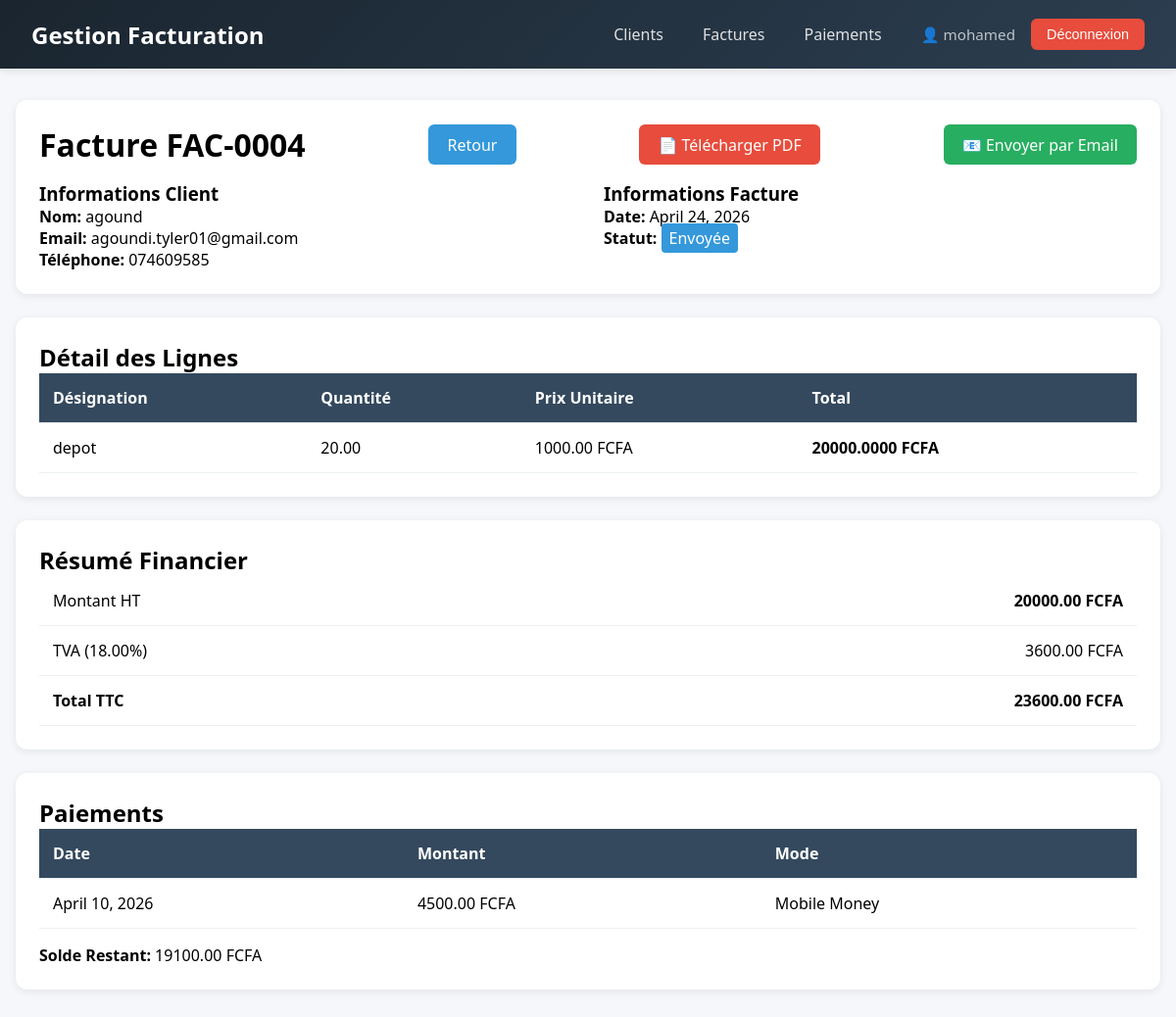
Page /factures/4/ (signed in) on the earlier database version.
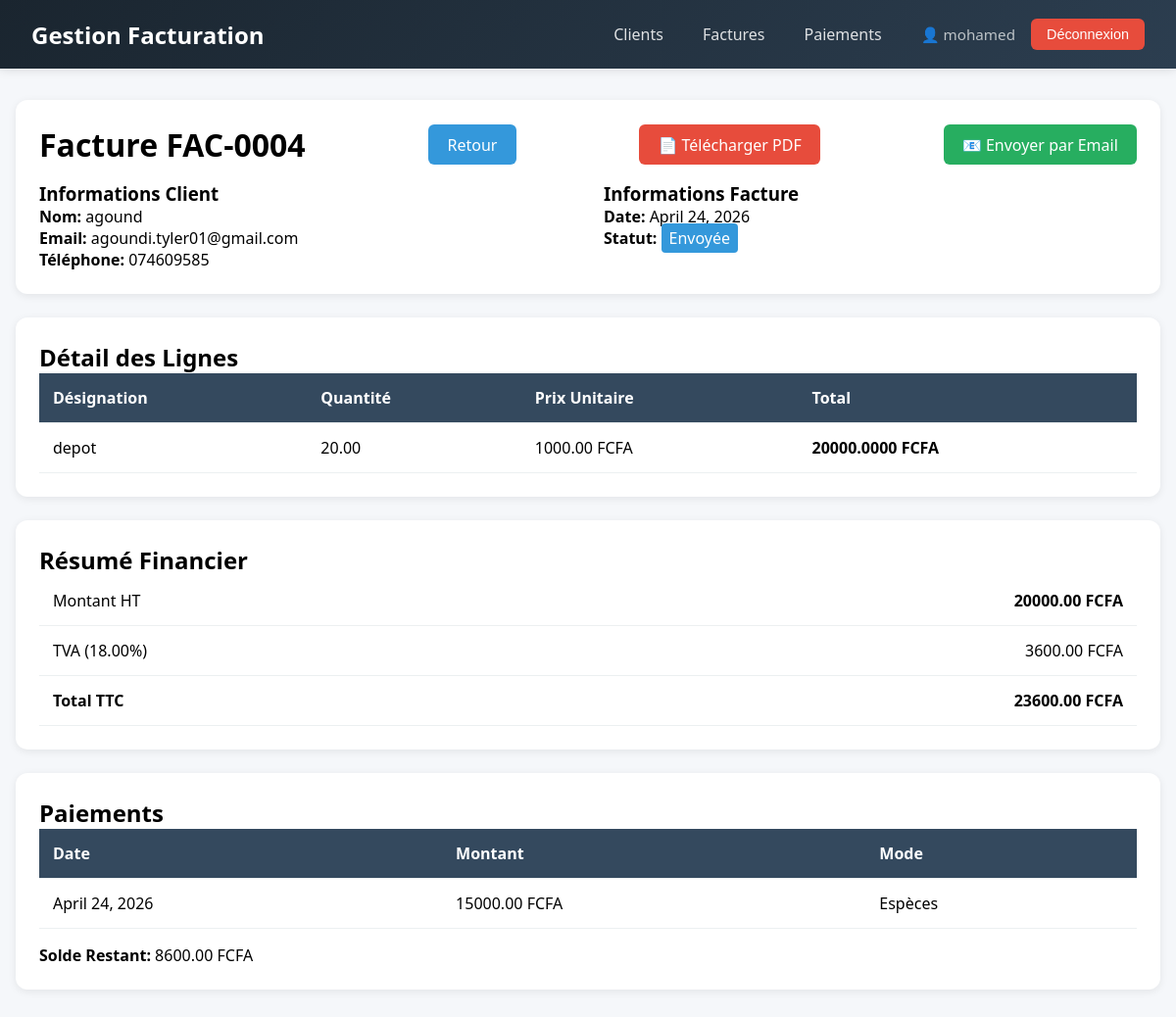
Same page on the later database version.
### factures/models.py (models this page shows, shortened)
class LigneFacture(models.Model):
    facture     = models.ForeignKey(Facture, on_delete=models.CASCADE)
    designation = models.CharField(max_length=300)
    quantite    = models.DecimalField(max_digits=10, decimal_places=2)
    prix_unit   = models.DecimalField(max_digits=12, decimal_places=2)
    @property
    def total(self):
        return self.quantite * self.prix_unit

class Facture(models.Model):
    STATUTS = [
        ('brouillon', 'Brouillon'),
        ('envoyee',   'Envoyée'),
        ('payee',     'Payée'),
    ]
    client        = models.ForeignKey(Client, on_delete=models.CASCADE)
    date          = models.DateField()
    statut        = models.CharField(max_length=20, choices=STATUTS, default='brouillon')
    montant_ht    = models.DecimalField(max_digits=12, decimal_places=2, default=0)
    taux_tva      = models.DecimalField(max_digits=5,  decimal_places=2, default=18)
    montant_tva   = models.DecimalField(max_digits=12, decimal_places=2, default=0)
    montant_total = models.DecimalField(max_digits=12, decimal_places=2, default=0)
    @property
    def solde_restant(self):
        total_paye = sum(p.montant for p in self.paiement_set.all())
        return self.montant_total - total_paye

### paiements/models.py (models this page shows, shortened)
class Paiement(models.Model):
    MODES = [
        ('especes',  'Espèces'),
        ('virement', 'Virement'),
        ('cheque',   'Chèque'),
        ('mobile',   'Mobile Money'),
        ('carte',    'Carte bancaire'),
    ]
    facture = models.ForeignKey(Facture, on_delete=models.CASCADE)
    montant = models.DecimalField(max_digits=12, decimal_places=2)
    date    = models.DateField()
    mode    = models.CharField(max_length=20, choices=MODES)

### clients/models.py (models this page shows, shortened)
class Client(models.Model):
    nom       = models.CharField(max_length=200)
    email     = models.EmailField(unique=True)
    telephone = models.CharField(max_length=20, blank=True)
    adresse   = models.TextField(blank=True)

### factures/views.py (the view)
# urls.py: path('<int:pk>/',           views.facture_detail, name='facture_detail'),
@login_required
def facture_detail(request, pk):
    facture = get_object_or_404(Facture, pk=pk)
    return render(request, 'factures/facture_detail.html', {'facture': facture})

### templates/factures/facture_detail.html (shortened to what this page needs)
{% extends 'base.html' %}
{% block content %}
<div class="card">
    <div style="display: flex; justify-content: space-between; align-items: center; margin-bottom: 1rem;">
        <h1>Facture FAC-{{ facture.pk|stringformat:"04d" }}</h1>
        <a href="{% url 'facture_list' %}" class="btn btn-primary">Retour</a>
        <a href="{% url 'facture_pdf' facture.pk %}" class="btn btn-danger">
    📄 Télécharger PDF
    <a href="{% url 'facture_email' facture.pk %}" class="btn btn-success">
    📧 Envoyer par Email
</a>
</a>
    </div>
    <div style="display: grid; grid-template-columns: repeat(2, 1fr); gap: 2rem;">
        <div>
            <h3>Informations Client</h3>
            <p><strong>Nom:</strong> {{ facture.client.nom }}</p>
            <p><strong>Email:</strong> {{ facture.client.email }}</p>
            <p><strong>Téléphone:</strong> {{ facture.client.telephone|default:"-" }}</p>
        </div>
        <div>
            <h3>Informations Facture</h3>
            <p><strong>Date:</strong> {{ facture.date }}</p>
            <p><strong>Statut:</strong>
                <span style="padding: 0.25rem 0.5rem; border-radius: 4px;
                    {% if facture.statut == 'payee' %}background: #27ae60; color: white;
                    {% elif facture.statut == 'envoyee' %}background: #3498db; color: white;
                    {% else %}background: #95a5a6; color: white;{% endif %}">
                    {{ facture.get_statut_display }}
                </span>
            </p>
        </div>
    </div>
</div>
<div class="card">
    <h2>Détail des Lignes</h2>
    <table>
        <thead>
            <tr>
                <th>Désignation</th>
                <th>Quantité</th>
                <th>Prix Unitaire</th>
                <th>Total</th>
            </tr>
        </thead>
        <tbody>
            {% for ligne in facture.lignefacture_set.all %}
            <tr>
                <td>{{ ligne.designation }}</td>
                <td>{{ ligne.quantite }}</td>
                <td>{{ ligne.prix_unit }} FCFA</td>
                <td><strong>{{ ligne.total }} FCFA</strong></td>
            </tr>
            {% empty %}
            <tr>
                <td colspan="4" style="text-align: center;">Aucune ligne de facture.</td>
            </tr>
            {% endfor %}
        </tbody>
    </table>
</div>
<div class="card">
    <h2>Résumé Financier</h2>
    <table>
        <tr>
            <td>Montant HT</td>
            <td style="text-align: right;"><strong>{{ facture.montant_ht }} FCFA</strong></td>
        </tr>
        <tr>
            <td>TVA ({{ facture.taux_tva }}%)</td>
            <td style="text-align: right;">{{ facture.montant_tva }} FCFA</td>
        </tr>
        <tr>
            <td><strong>Total TTC</strong></td>
            <td style="text-align: right;"><strong>{{ facture.montant_total }} FCFA</strong></td>
        </tr>
    </table>
</div>
<div class="card">
    <h2>Paiements</h2>
    <table>
        <thead>
            <tr>
                <th>Date</th>
                <th>Montant</th>
                <th>Mode</th>
            </tr>
        </thead>
        <tbody>
            {% for paiement in facture.paiement_set.all %}
            <tr>
                <td>{{ paiement.date }}</td>
                <td>{{ paiement.montant }} FCFA</td>
                <td>{{ paiement.get_mode_display }}</td>
            </tr>
            {% empty %}
            <tr>
                <td colspan="3" style="text-align: center;">Aucun paiement enregistré.</td>
            </tr>
            {% endfor %}
        </tbody>
    </table>
    <p style="margin-top: 1rem;"><strong>Solde Restant:</strong> {{ facture.solde_restant }} FCFA</p>
</div>
{% endblock %}

Differences in the rows shown:
removed Paiement: date "April 10, 2026", montant "4500.00", mode "Mobile Money"
computed for Facture "Envoyée": solde_restant "19100.00" → "8600.00"
added Paiement: date "April 24, 2026", montant "15000.00", mode "Espèces"
